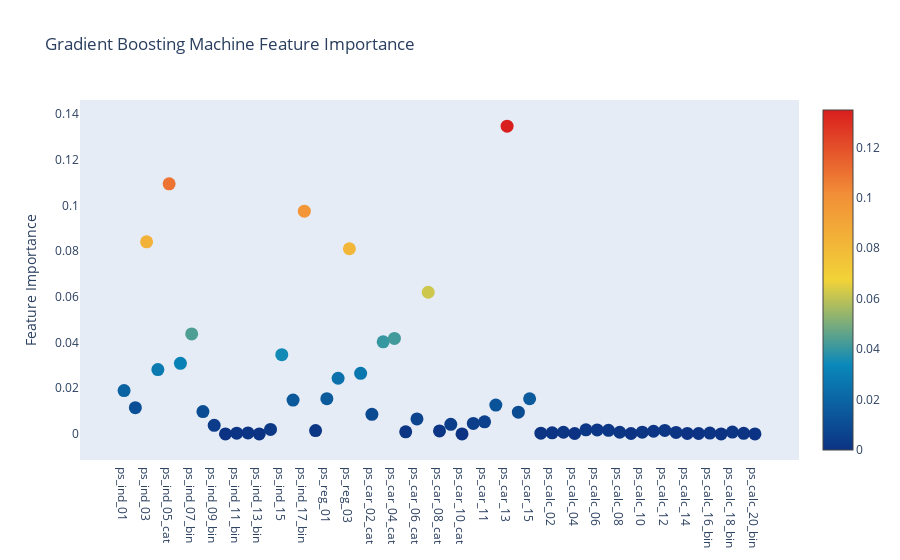

The notebook cell saved with this chart:
### Code cell
# Scatter plot 
trace = go.Scatter(
    y = gb.feature_importances_,
    x = features,
    mode='markers',
    marker=dict(
        sizemode = 'diameter',
        sizeref = 1,
        size = 13,
        #size= rf.feature_importances_,
        #color = np.random.randn(500), #set color equal to a variable
        color = gb.feature_importances_,
        colorscale='Portland',
        showscale=True
    ),
    text = features
)
data = [trace]

layout= go.Layout(
    autosize= True,
    title= 'Gradient Boosting Machine Feature Importance',
    hovermode= 'closest',
     xaxis= dict(
         ticklen= 5,
         showgrid=False,
        zeroline=False,
        showline=False
     ),
    yaxis=dict(
        title= 'Feature Importance',
        showgrid=False,
        zeroline=False,
        ticklen= 5,
        gridwidth= 2
    ),
    showlegend= False
)
fig = go.Figure(data=data, layout=layout)
py.iplot(fig,filename='scatter2010')

### Figure 1 — Plotly figure (JSON) as saved in the notebook; plotly's stock layout.template omitted (floating-point values rounded to 4 significant figures)
{"data": [{"marker": {"color": [0.01894, 0.01149, 0.08412, 0.02818, 0.1095, 0.0309, 0.04378, 0.009773, 0.003726, 0, 0.0003235, 0.0004158, 0, 0.001965, 0.03467, 0.01479, 0.09752, 0.00145, 0.01544, 0.02437, 0.08109, 0.02654, 0.008584, 0.0403, 0.0418, 0.0008965, 0.006565, 0.06202, 0.001271, 0.004174, 0, 0.004577, 0.005278, 0.01261, 0.1348, 0.009484, 0.01537, 0.000286, 0.0004461, 0.0007148, 0.0001654, 0.00176, 0.001749, 0.001539, 0.0007188, 0.0001617, 0.0007279, 0.00115, 0.0015, 0.0006197, 0.0001913, 0.000162, 0.0003524, 0, 0.0007964, 0.0002346, 0], "colorscale": [[0, "rgb(12,51,131)"], [0.25, "rgb(10,136,186)"], [0.5, "rgb(242,211,56)"], [0.75, "rgb(242,143,56)"], [1, "rgb(217,30,30)"]], "showscale": true, "size": 13, "sizemode": "diameter", "sizeref": 1}, "mode": "markers", "text": ["ps_ind_01", "ps_ind_02_cat", "ps_ind_03", "ps_ind_04_cat", "ps_ind_05_cat", "ps_ind_06_bin", "ps_ind_07_bin", "ps_ind_08_bin", "ps_ind_09_bin", "ps_ind_10_bin", "ps_ind_11_bin", "ps_ind_12_bin", "ps_ind_13_bin", "ps_ind_14", "ps_ind_15", "ps_ind_16_bin", "ps_ind_17_bin", "ps_ind_18_bin", "ps_reg_01", "ps_reg_02", "ps_reg_03", "ps_car_01_cat", "ps_car_02_cat", "ps_car_03_cat", "ps_car_04_cat", "ps_car_05_cat", "ps_car_06_cat", "ps_car_07_cat", "ps_car_08_cat", "ps_car_09_cat", "ps_car_10_cat", "ps_car_11_cat", "ps_car_11", "ps_car_12", "ps_car_13", "ps_car_14", "ps_car_15", "ps_calc_01", "ps_calc_02", "ps_calc_03", "ps_calc_04", "ps_calc_05", "ps_calc_06", "ps_calc_07", "ps_calc_08", "ps_calc_09", "ps_calc_10", "ps_calc_11", "ps_calc_12", "ps_calc_13", "ps_calc_14", "ps_calc_15_bin", "ps_calc_16_bin", "ps_calc_17_bin", "ps_calc_18_bin", "ps_calc_19_bin", "ps_calc_20_bin"], "type": "scatter", "x": ["ps_ind_01", "ps_ind_02_cat", "ps_ind_03", "ps_ind_04_cat", "ps_ind_05_cat", "ps_ind_06_bin", "ps_ind_07_bin", "ps_ind_08_bin", "ps_ind_09_bin", "ps_ind_10_bin", "ps_ind_11_bin", "ps_ind_12_bin", "ps_ind_13_bin", "ps_ind_14", "ps_ind_15", "ps_ind_16_bin", "ps_ind_17_bin", "ps_ind_18_bin", "ps_reg_01", "ps_reg_02", "ps_reg_03", "ps_car_01_cat", "ps_car_02_cat", "ps_car_03_cat", "ps_car_04_cat", "ps_car_05_cat", "ps_car_06_cat", "ps_car_07_cat", "ps_car_08_cat", "ps_car_09_cat", "ps_car_10_cat", "ps_car_11_cat", "ps_car_11", "ps_car_12", "ps_car_13", "ps_car_14", "ps_car_15", "ps_calc_01", "ps_calc_02", "ps_calc_03", "ps_calc_04", "ps_calc_05", "ps_calc_06", "ps_calc_07", "ps_calc_08", "ps_calc_09", "ps_calc_10", "ps_calc_11", "ps_calc_12", "ps_calc_13", "ps_calc_14", "ps_calc_15_bin", "ps_calc_16_bin", "ps_calc_17_bin", "ps_calc_18_bin", "ps_calc_19_bin", "ps_calc_20_bin"], "y": [0.01894, 0.01149, 0.08412, 0.02818, 0.1095, 0.0309, 0.04378, 0.009773, 0.003726, 0, 0.0003235, 0.0004158, 0, 0.001965, 0.03467, 0.01479, 0.09752, 0.00145, 0.01544, 0.02437, 0.08109, 0.02654, 0.008584, 0.0403, 0.0418, 0.0008965, 0.006565, 0.06202, 0.001271, 0.004174, 0, 0.004577, 0.005278, 0.01261, 0.1348, 0.009484, 0.01537, 0.000286, 0.0004461, 0.0007148, 0.0001654, 0.00176, 0.001749, 0.001539, 0.0007188, 0.0001617, 0.0007279, 0.00115, 0.0015, 0.0006197, 0.0001913, 0.000162, 0.0003524, 0, 0.0007964, 0.0002346, 0]}], "layout": {"autosize": true, "hovermode": "closest", "showlegend": false, "title": {"text": "Gradient Boosting Machine Feature Importance"}, "xaxis": {"showgrid": false, "showline": false, "ticklen": 5, "zeroline": false}, "yaxis": {"gridwidth": 2, "showgrid": false, "ticklen": 5, "title": {"text": "Feature Importance"}, "zeroline": false}}}
